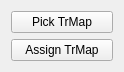
<?xml version="1.0" encoding="UTF-8"?>
<ui version="4.0">
 <class>TrMap</class>
 <widget class="QWidget" name="TrMap">
  <property name="geometry">
   <rect>
    <x>0</x>
    <y>0</y>
    <width>124</width>
    <height>72</height>
   </rect>
  </property>
  <property name="windowTitle">
   <string>Transition Copy</string>
  </property>
  <layout class="QVBoxLayout" name="verticalLayout">
   <item>
    <widget class="QPushButton" name="pickBtn">
     <property name="text">
      <string>Pick TrMap</string>
     </property>
    </widget>
   </item>
   <item>
    <widget class="QPushButton" name="assignBtn">
     <property name="text">
      <string>Assign TrMap</string>
     </property>
    </widget>
   </item>
  </layout>
 </widget>
 <resources/>
 <connections/>
</ui>
